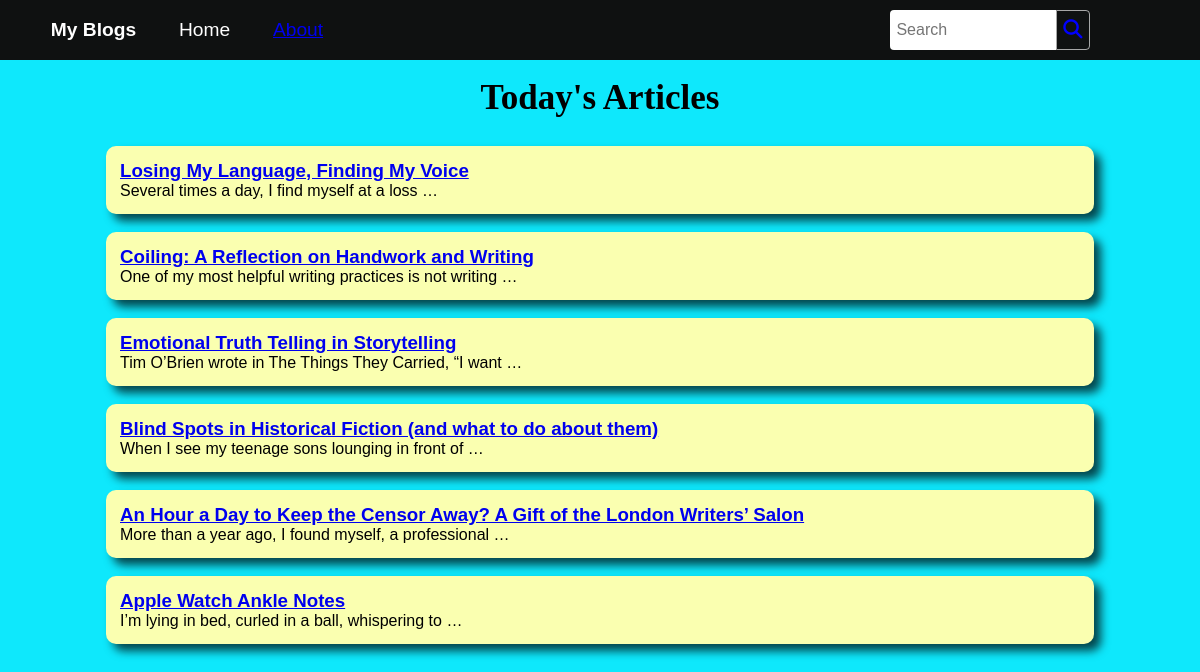
The page / on the database its author committed.
### nh/models.py (models this page shows, shortened)
class Articles(models.Model):
    heading = models.CharField(max_length=256)
    content = models.CharField(max_length=1024)

### nh/views.py (the view)
# urls.py: path('',views.display, name='index'),
def display(request):
    details = Articles.objects.all()
    context = {
        'article' : details
    }
    return render(request,'index.html', context)

### nh/templates/index.html (shortened to what this page needs)
<!DOCTYPE html>
{% load static %}
<html lang="en">
<head>
    <link rel="stylesheet" href="https://cdnjs.cloudflare.com/ajax/libs/font-awesome/6.7.0/css/all.min.css" />
    <link rel="stylesheet" href="{% static 'css/style.css' %}">
</head>
<body>
    <header>
        <div class="navbar">
            <div class="prnt">
                <div class="sub-nav-left ">
                    <div class="nav-item border">
                        <p class="blog">My Blogs</p>
                    </div>
                    <div class="nav-item border">
                        <p class="item">Home</p>
                    </div>
                    <div class="nav-item border">
                        <p class="item"><a href="{% url 'about_me' %}">About</a></p>
                    </div>
                </div>
                <div class="nav-search">
                    <input placeholder=" Search " class="search-input">
                    <div class="search-ico">
                        <i class="fa-solid fa-magnifying-glass"></i>
                    </div>
                </div>
            </div>
        </div>
    </header>
    <br>
    <section>
        <h1 align="center">Today's Articles</h1>
    </section>
    <br>
    <div class="article">
        {% for i in article %}
            <div class="content">
                <a href="{% url 'display1' i.id %}"><h3>{{i.heading}}</h3></a>
                <p>{{i.content|truncatewords:10}}</p>
            </div>
            <br>
        {% endfor %}
    </div>
</body>
</html>

### static/css/style.css (style rules this page uses)
* { margin: 0; font-family: Arial; border: border-box; }
body { background-color: rgb(14, 232, 252); }
.navbar { height: 60px; background-color: #0f1111; color: white; display: flex; align-items: center; justify-content: space-evenly; padding-left: 10px; padding-right: 10px; }
.prnt { width: 100%; display: flex; justify-content: space-between; align-items: center; }
.sub-nav-left { width: 30%; display: flex; justify-content: space-evenly; align-content: center; }
.border { border: 2px solid transparent; }
.nav-item { height: 50px; justify-items: center; align-content: center; }
.blog { color: white; font-weight: 600; font-size: 1.2rem; align-items: center; }
.item { color: white; font-size: 1.2rem; }
.nav-search { display: flex; height: 40px; width: 200px; border-radius: 4px; margin-right: 100px; }
.search-input { width: 100%; font-size: 1rem; border: none; border-top-left-radius: 4px; border-bottom-left-radius: 4px; }
.search-ico { width: 40px; display: flex; justify-content: center; align-items: center; font-size: 1.2rem; color: blue; border: 1px solid rgba(255, 255, 255, 0.632); background-color: transparent; border-top-right-radius: 4px; border-bottom-right-radius: 4px; }
h1 { font-family: 'Times New Roman', Times, serif; font-size: 35px; }
.article { margin-top: 10px; display: flex; flex-direction: column; justify-content: center; align-items: center; }
.content { background-color: rgb(250, 255, 176); width: 80%; height: fit-content; border-radius: 10px; padding: 14px; box-shadow: 7px 7px 10px rgba(0, 0, 0, 0.7); transition: transform 0.3s ease, box-shadow 0.3s ease; }

### rows shown on the page
Articles: heading "Losing My Language, Finding My Voice", content "Several times a day, I find myself at a loss …"
Articles: heading "Coiling: A Reflection on Handwork and Writing", content "One of my most helpful writing practices is not writing …"
Articles: heading "Emotional Truth Telling in Storytelling", content "Tim O’Brien wrote in The Things They Carried, “I want …"
Articles: heading "Blind Spots in Historical Fiction (and what to do about them)", content "When I see my teenage sons lounging in front of …"
Articles: heading "An Hour a Day to Keep the Censor Away? A Gift of the London Writers’ Salon", content "More than a year ago, I found myself, a professional …"
Articles: heading "Apple Watch Ankle Notes", content "I’m lying in bed, curled in a ball, whispering to …"
